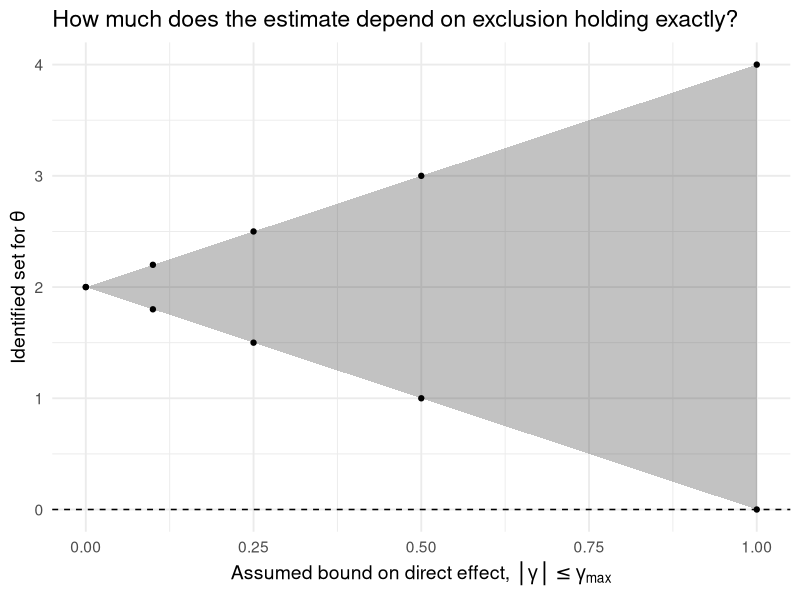

Reproduce this figure in R.
# ============================================================
# Instrumental Variables: worked synthetic examples
#
# Four self-contained exercises, in order:
#   1. constant effects vs. heterogeneity: monotonicity as the
#      price of dropping constant effects (the defier example)
#   2. Abadie's kappa weights: recovering the complier
#      covariate mean without observing type
#   3. a Kitagawa-style testable implication check
#   4. Conley, Hansen & Rossi plausibly exogenous bounds
#
# Nothing here is fit on real data. Each section simulates a
# population with known types/effects so the recovered
# quantities can be checked against ground truth.
# ============================================================

library(tidyverse)

set.seed(8358)


# ============================================================
# 1. CONSTANT EFFECTS VS. HETEROGENEITY
# ============================================================

# Simulate a population of compliers and defiers only (drop
# always-/never-takers for clarity -- they contribute zero to
# both ITT_Y and ITT_D regardless).
#
# Compliers: D(1)=1, D(0)=0, true effect tau_c
# Defiers:   D(1)=0, D(0)=1, true effect tau_d

N <- 100000
pi_c <- 0.4
pi_d <- 0.1
# remaining 0.5 are always-/never-takers, split evenly
pi_a <- 0.25
pi_n <- 0.25

tau_c <- 2
tau_d <- -8

type <- sample(
  c("complier", "defier", "always", "never"),
  size = N, replace = TRUE,
  prob = c(pi_c, pi_d, pi_a, pi_n)
)

dat_mono <- tibble(id = 1:N, type = type) %>%
  mutate(
    D1 = case_when(
      type %in% c("complier", "always") ~ 1,
      TRUE ~ 0
    ),
    D0 = case_when(
      type %in% c("defier", "always") ~ 1,
      TRUE ~ 0
    ),
    tau_i = case_when(
      type == "complier" ~ tau_c,
      type == "defier" ~ tau_d,
      TRUE ~ 0  # irrelevant: potential outcomes don't move for these types
    ),
    Y0 = rnorm(N, 0, 1),
    Y1 = Y0 + tau_i,
    Z = rbinom(N, 1, 0.5),
    D = if_else(Z == 1, D1, D0),
    Y = if_else(D == 1, Y1, Y0)
  )

itt_y <- with(dat_mono, mean(Y[Z == 1]) - mean(Y[Z == 0]))
itt_d <- with(dat_mono, mean(D[Z == 1]) - mean(D[Z == 0]))
wald <- itt_y / itt_d

tibble(
  quantity = c("ITT_Y", "ITT_D", "Wald = ITT_Y/ITT_D",
               "true complier effect", "true defier effect"),
  value = c(itt_y, itt_d, wald, tau_c, tau_d)
)

# The Wald estimate falls outside [tau_d, tau_c] -- it is not a
# weighted average of any real subgroup effect once defiers are
# present and effects are heterogeneous.

# Now re-run with pi_d = 0 (monotonicity holds) and confirm the
# Wald estimator recovers the complier effect exactly.

dat_late <- dat_mono %>% filter(type != "defier")

itt_y_late <- with(dat_late, mean(Y[Z == 1]) - mean(Y[Z == 0]))
itt_d_late <- with(dat_late, mean(D[Z == 1]) - mean(D[Z == 0]))
wald_late <- itt_y_late / itt_d_late

c(wald_late = wald_late, true_complier_effect = tau_c)


# ============================================================
# 2. ABADIE'S KAPPA WEIGHTS
# ============================================================

# Simulate compliers, always-takers, never-takers with a
# covariate X whose distribution differs by type. Random
# assignment of Z guarantees the always-/never-taker X
# distributions do not depend on Z -- kappa exploits exactly
# this to recover the complier mean of X without ever observing
# type.

N2 <- 20000
p_z <- 0.5

dat_kappa <- tibble(
  id = 1:N2,
  type = sample(c("complier", "always", "never"),
                 N2, replace = TRUE, prob = c(0.5, 0.25, 0.25)),
  X = case_when(
    type == "complier" ~ rnorm(N2, 40, 8),
    type == "always"   ~ rnorm(N2, 60, 8),
    type == "never"    ~ rnorm(N2, 20, 8)
  ),
  Z = rbinom(N2, 1, p_z)
) %>%
  mutate(
    D = case_when(
      type == "always" ~ 1,
      type == "never" ~ 0,
      type == "complier" ~ Z
    )
  )

dat_kappa <- dat_kappa %>%
  mutate(
    kappa = 1 - D * (1 - Z) / (1 - p_z) - (1 - D) * Z / p_z
  )

complier_mean_X_hat <- with(dat_kappa, sum(kappa * X) / sum(kappa))
complier_mean_X_true <- dat_kappa %>%
  filter(type == "complier") %>%
  summarize(mean(X)) %>%
  pull()

c(kappa_estimate = complier_mean_X_hat, truth = complier_mean_X_true)

# Same idea, any g(Y,D,X): e.g. the complier share itself
pi_c_hat <- mean(dat_kappa$kappa)
pi_c_true <- mean(dat_kappa$type == "complier")
c(pi_c_hat = pi_c_hat, pi_c_true = pi_c_true)


# ============================================================
# 3. TESTABLE IMPLICATIONS: A KITAGAWA-STYLE CHECK
# ============================================================

# Ordinal Y in {low, mid, high}. Build the joint P(Y=y, D=1|Z)
# and P(Y=y, D=0|Z) tables and check the pointwise dominance
# conditions implied by the LATE assumptions.

kit_tab <- tribble(
  ~y,     ~p_y_d1_z1, ~p_y_d1_z0, ~p_y_d0_z1, ~p_y_d0_z0,
  "low",   0.10,       0.05,       0.25,       0.30,
  "mid",   0.20,       0.15,       0.10,       0.20,
  "high",  0.30,       0.20,       0.05,       0.10
)

kit_tab %>%
  mutate(
    d1_dominance_holds = p_y_d1_z1 >= p_y_d1_z0,   # f(y,D=1|Z=1) >= f(y,D=1|Z=0)
    d0_dominance_holds = p_y_d0_z0 >= p_y_d0_z1    # f(y,D=0|Z=0) >= f(y,D=0|Z=1)
  )

# Flip one cell to see a rejection: suppose P(high, D=1|Z=1) had
# been observed at 0.15 instead of 0.30.
kit_tab_violation <- kit_tab %>%
  mutate(p_y_d1_z1 = if_else(y == "high", 0.15, p_y_d1_z1)) %>%
  mutate(d1_dominance_holds = p_y_d1_z1 >= p_y_d1_z0)

kit_tab_violation


# ============================================================
# 4. SENSITIVITY ANALYSIS: PLAUSIBLY EXOGENOUS (CONLEY ET AL. 2012)
# ============================================================

# theta(gamma) = theta_hat_2SLS - gamma / pi_first_stage
# Trace the identified set for theta over a grid of gamma,
# under two different beliefs about how large the direct
# effect of Z on Y (net of D) plausibly is.

theta_hat_2sls <- 2.0
pi_first_stage <- 0.5

conley_bounds <- function(gamma_max, theta_hat, pi_fs) {
  tibble(
    gamma_max = gamma_max,
    lower = theta_hat - gamma_max / pi_fs,
    upper = theta_hat + gamma_max / pi_fs
  )
}

sensitivity_grid <- map_dfr(c(0, 0.1, 0.25, 0.5, 1.0), conley_bounds,
                             theta_hat = theta_hat_2sls, pi_fs = pi_first_stage)

sensitivity_grid

ggplot(sensitivity_grid, aes(x = gamma_max)) +
  geom_ribbon(aes(ymin = lower, ymax = upper), alpha = 0.3) +
  geom_hline(yintercept = 0, linetype = "dashed") +
  geom_point(aes(y = lower)) +
  geom_point(aes(y = upper)) +
  labs(
    x = expression("Assumed bound on direct effect, " * group("|", gamma, "|") <= gamma[max]),
    y = expression("Identified set for " * theta),
    title = "How much does the estimate depend on exclusion holding exactly?"
  ) +
  theme_minimal(base_size = 14)

# At gamma_max = 1.0 the identified set includes zero: the
# conclusion does not survive a direct effect of that size.
